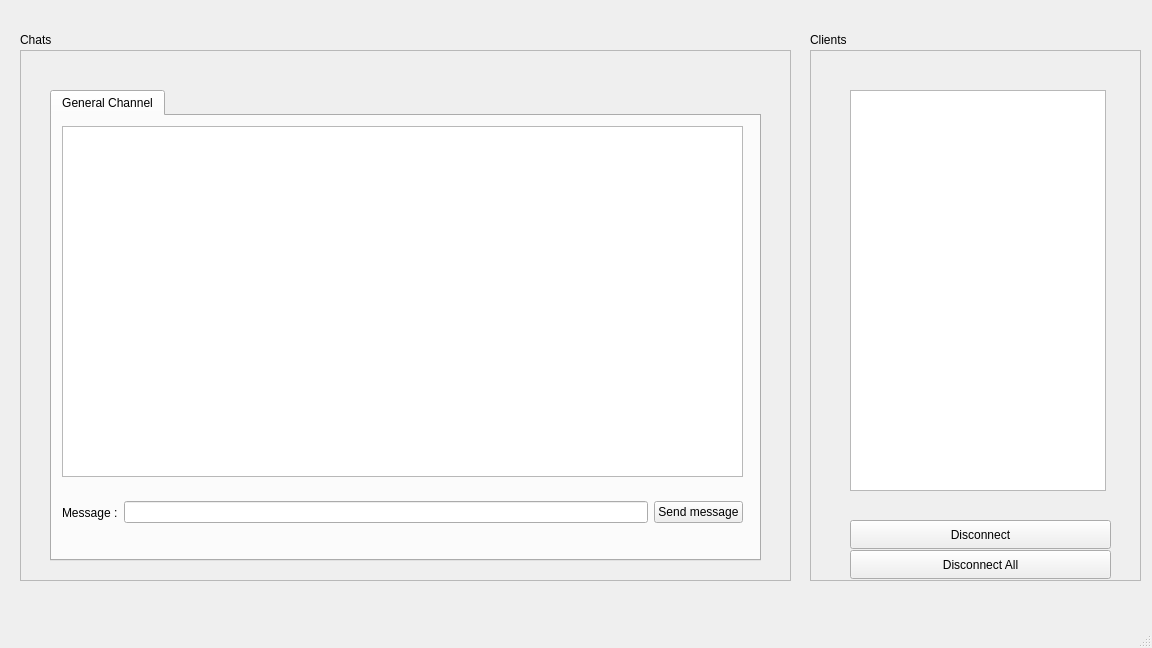
<?xml version="1.0" encoding="UTF-8"?>
<ui version="4.0">
 <class>MainWindow</class>
 <widget class="QMainWindow" name="MainWindow">
  <property name="geometry">
   <rect>
    <x>0</x>
    <y>0</y>
    <width>1152</width>
    <height>648</height>
   </rect>
  </property>
  <property name="windowTitle">
   <string>MainWindow</string>
  </property>
  <widget class="QWidget" name="centralwidget">
   <widget class="QLabel" name="Chats">
    <property name="geometry">
     <rect>
      <x>20</x>
      <y>30</y>
      <width>63</width>
      <height>20</height>
     </rect>
    </property>
    <property name="text">
     <string>Chats</string>
    </property>
   </widget>
   <widget class="QLabel" name="Clients">
    <property name="geometry">
     <rect>
      <x>810</x>
      <y>30</y>
      <width>63</width>
      <height>20</height>
     </rect>
    </property>
    <property name="text">
     <string>Clients</string>
    </property>
   </widget>
   <widget class="QFrame" name="clientsFrame">
    <property name="geometry">
     <rect>
      <x>810</x>
      <y>50</y>
      <width>331</width>
      <height>531</height>
     </rect>
    </property>
    <property name="frameShape">
     <enum>QFrame::Shape::StyledPanel</enum>
    </property>
    <property name="frameShadow">
     <enum>QFrame::Shadow::Raised</enum>
    </property>
    <widget class="QListWidget" name="listWidget">
     <property name="geometry">
      <rect>
       <x>40</x>
       <y>40</y>
       <width>256</width>
       <height>401</height>
      </rect>
     </property>
    </widget>
    <widget class="QPushButton" name="disconnectButton">
     <property name="geometry">
      <rect>
       <x>40</x>
       <y>470</y>
       <width>261</width>
       <height>29</height>
      </rect>
     </property>
     <property name="text">
      <string>Disconnect</string>
     </property>
    </widget>
    <widget class="QPushButton" name="disconnectAllButton">
     <property name="geometry">
      <rect>
       <x>40</x>
       <y>500</y>
       <width>261</width>
       <height>29</height>
      </rect>
     </property>
     <property name="text">
      <string>Disconnect All</string>
     </property>
    </widget>
   </widget>
   <widget class="QFrame" name="ChatsFrame">
    <property name="geometry">
     <rect>
      <x>20</x>
      <y>50</y>
      <width>771</width>
      <height>531</height>
     </rect>
    </property>
    <property name="frameShape">
     <enum>QFrame::Shape::StyledPanel</enum>
    </property>
    <property name="frameShadow">
     <enum>QFrame::Shadow::Raised</enum>
    </property>
    <widget class="QTabWidget" name="clientsTab">
     <property name="geometry">
      <rect>
       <x>30</x>
       <y>40</y>
       <width>711</width>
       <height>471</height>
      </rect>
     </property>
     <property name="autoFillBackground">
      <bool>false</bool>
     </property>
     <property name="currentIndex">
      <number>0</number>
     </property>
     <widget class="QWidget" name="GeneralChannel">
      <attribute name="title">
       <string>General Channel</string>
      </attribute>
      <widget class="QListWidget" name="listWidgetGeneralMessages">
       <property name="geometry">
        <rect>
         <x>10</x>
         <y>10</y>
         <width>681</width>
         <height>351</height>
        </rect>
       </property>
      </widget>
      <widget class="QWidget" name="layoutWidget">
       <property name="geometry">
        <rect>
         <x>10</x>
         <y>380</y>
         <width>681</width>
         <height>33</height>
        </rect>
       </property>
       <layout class="QHBoxLayout" name="horizontalLayout">
        <item>
         <widget class="QLabel" name="messageLabel">
          <property name="text">
           <string>Message :</string>
          </property>
         </widget>
        </item>
        <item>
         <widget class="QLineEdit" name="lineEdit"/>
        </item>
        <item>
         <widget class="QPushButton" name="pushButton">
          <property name="text">
           <string>Send message</string>
          </property>
         </widget>
        </item>
       </layout>
      </widget>
     </widget>
    </widget>
   </widget>
  </widget>
  <widget class="QMenuBar" name="menubar">
   <property name="geometry">
    <rect>
     <x>0</x>
     <y>0</y>
     <width>1152</width>
     <height>24</height>
    </rect>
   </property>
  </widget>
  <widget class="QStatusBar" name="statusbar"/>
 </widget>
 <resources/>
 <connections/>
</ui>
